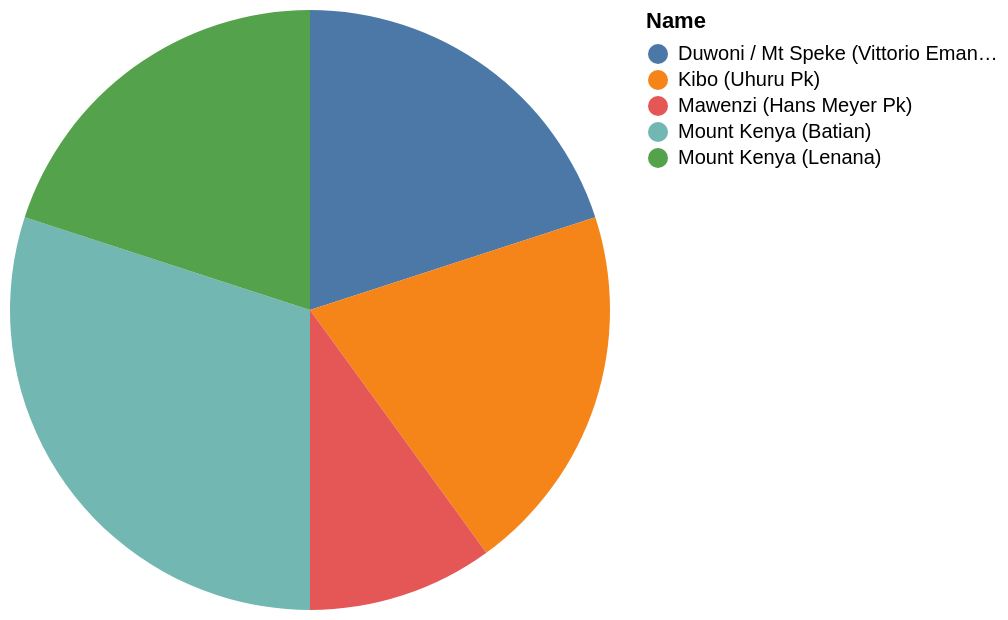

This figure's Vega-Lite source:
### Vega-Lite specification from a JSON file in a GitHub repository (floating-point values rounded to 4 significant figures)
{"data": {"values": [{"x_data": "Duwoni / Mt Speke (Vittorio Emanuele Pk)", "y_data": 2}, {"x_data": "Kibo (Uhuru Pk)", "y_data": 2}, {"x_data": "Mawenzi (Hans Meyer Pk)", "y_data": 1}, {"x_data": "Mount Kenya (Batian)", "y_data": 3}, {"x_data": "Mount Kenya (Lenana)", "y_data": 2}]}, "mark": "arc", "encoding": {"theta": {"field": "y_data", "type": "quantitative", "title": "COUNT(Name)"}, "color": {"field": "x_data", "type": "nominal", "title": "Name"}}}
